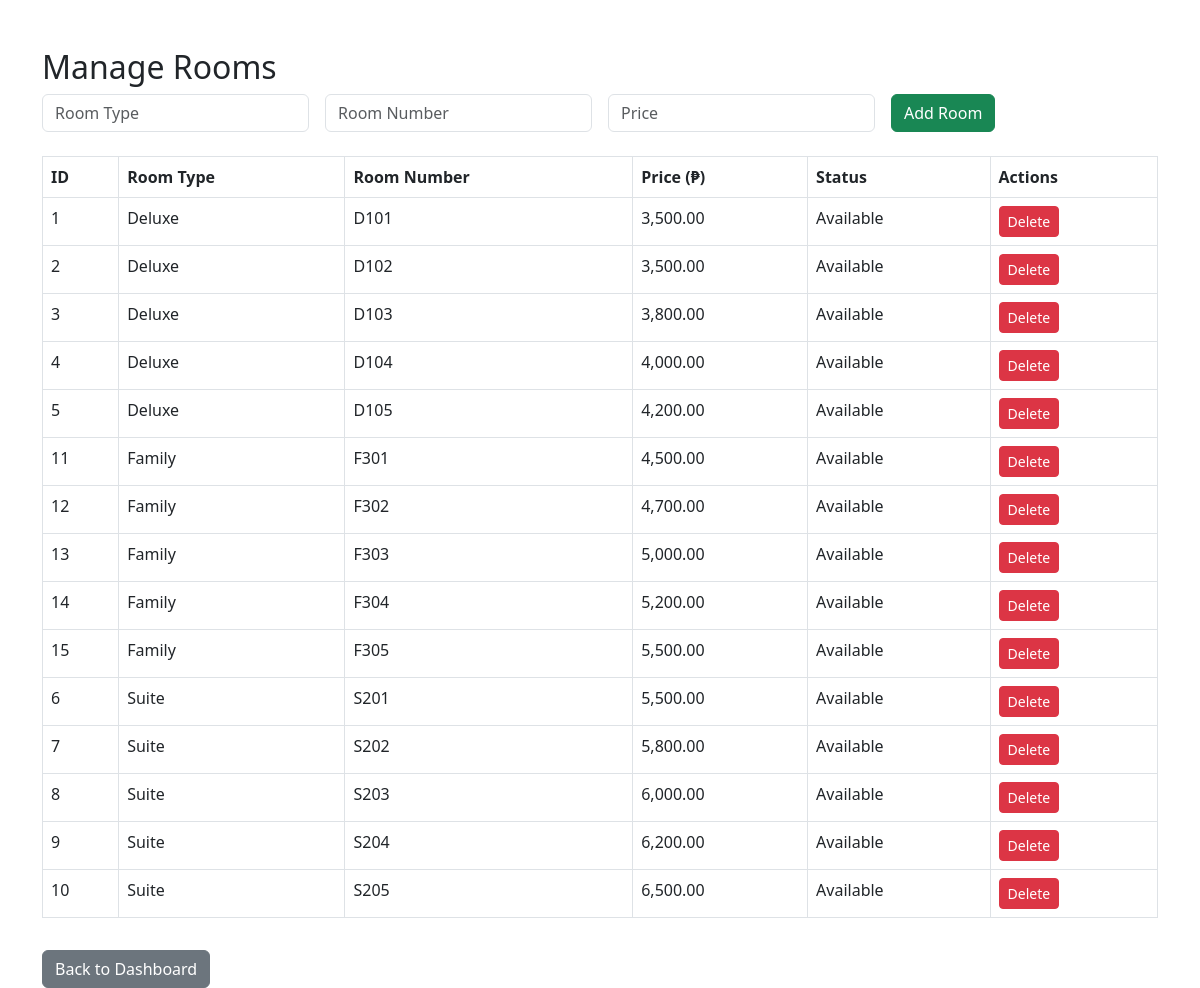
Page /manage_rooms.php (signed in) on the committed database.
### tables this page shows
CREATE TABLE rooms (
  room_id INT AUTO_INCREMENT PRIMARY KEY,
  room_type VARCHAR(50) NOT NULL,
  room_number VARCHAR(20) NOT NULL UNIQUE,
  price DECIMAL(10,2) NOT NULL,
  status ENUM('available', 'reserved') NOT NULL DEFAULT 'available',
  photo VARCHAR(255) DEFAULT NULL,
  created_at TIMESTAMP NOT NULL DEFAULT CURRENT_TIMESTAMP
);

### manage_rooms.php (the view, shortened to what this page needs)
<?php
include 'db_connect.php';
$rooms = $conn->query("SELECT * FROM rooms ORDER BY room_number");
?>
<!DOCTYPE html>
<html lang="en">
<head>
    <link href="https://cdn.jsdelivr.net/npm/bootstrap@5.3.0/dist/css/bootstrap.min.css" rel="stylesheet">
</head>
<body class="container mt-5">
    <h2>Manage Rooms</h2>
    <form method="POST" class="row g-3 mb-4">
        <div class="col-md-3">
            <input type="text" name="room_type" placeholder="Room Type" class="form-control" required>
        </div>
        <div class="col-md-3">
            <input type="text" name="room_number" placeholder="Room Number" class="form-control" required>
        </div>
        <div class="col-md-3">
            <input type="number" name="price" placeholder="Price" class="form-control" required>
        </div>
        <div class="col-md-3">
            <button name="add" class="btn btn-success">Add Room</button>
        </div>
    </form>
    <table class="table table-bordered">
        <thead>
            <tr>
                <th>ID</th>
                <th>Room Type</th>
                <th>Room Number</th>
                <th>Price (₱)</th>
                <th>Status</th>
                <th>Actions</th>
            </tr>
        </thead>
        <tbody>
            <?php while($row = $rooms->fetch_assoc()): ?>
            <tr>
                <td><?= $row['room_id'] ?></td>
                <td><?= $row['room_type'] ?></td>
                <td><?= $row['room_number'] ?></td>
                <td><?= number_format($row['price'], 2) ?></td>
                <td><?= ucfirst($row['status']) ?></td>
                <td>
                    <a href="?delete=<?= $row['room_id'] ?>" onclick="return confirm('Delete this room?')" class="btn btn-danger btn-sm">Delete</a>
                </td>
            </tr>
            <?php endwhile; ?>
        </tbody>
    </table>
    <a href="dashboard.php" class="btn btn-secondary mt-3">Back to Dashboard</a>
</body>
</html>

### rows in the picture
rooms: room_id "1", room_type "Deluxe", room_number "D101", price "3,500.00", status "Available"
rooms: room_id "2", room_type "Deluxe", room_number "D102", price "3,500.00", status "Available"
rooms: room_id "3", room_type "Deluxe", room_number "D103", price "3,800.00", status "Available"
rooms: room_id "4", room_type "Deluxe", room_number "D104", price "4,000.00", status "Available"
rooms: room_id "5", room_type "Deluxe", room_number "D105", price "4,200.00", status "Available"
rooms: room_id "11", room_type "Family", room_number "F301", price "4,500.00", status "Available"
rooms: room_id "12", room_type "Family", room_number "F302", price "4,700.00", status "Available"
rooms: room_id "13", room_type "Family", room_number "F303", price "5,000.00", status "Available"
rooms: room_id "14", room_type "Family", room_number "F304", price "5,200.00", status "Available"
rooms: room_id "15", room_type "Family", room_number "F305", price "5,500.00", status "Available"
rooms: room_id "6", room_type "Suite", room_number "S201", price "5,500.00", status "Available"
rooms: room_id "7", room_type "Suite", room_number "S202", price "5,800.00", status "Available"
rooms: room_id "8", room_type "Suite", room_number "S203", price "6,000.00", status "Available"
rooms: room_id "9", room_type "Suite", room_number "S204", price "6,200.00", status "Available"
rooms: room_id "10", room_type "Suite", room_number "S205", price "6,500.00", status "Available"
